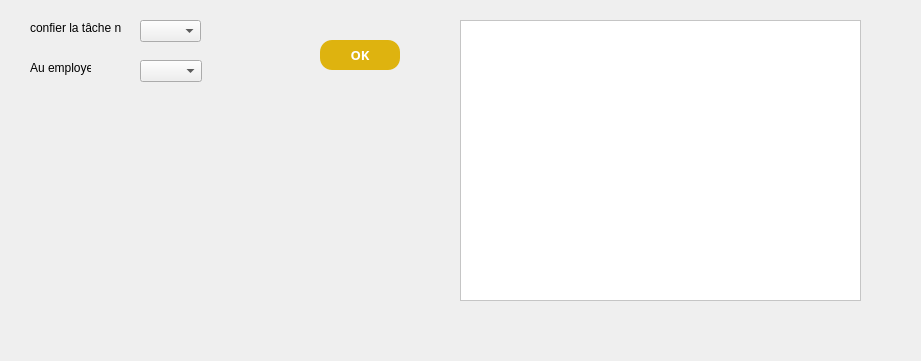
             <widget class="QWidget" name="page_22">
              <property name="geometry">
               <rect>
                <x>0</x>
                <y>0</y>
                <width>921</width>
                <height>361</height>
               </rect>
              </property>
              <attribute name="label">
               <string>affectation et suivie des taches par employe</string>
              </attribute>
              <widget class="QLabel" name="label_250">
               <property name="geometry">
                <rect>
                 <x>30</x>
                 <y>20</y>
                 <width>91</width>
                 <height>16</height>
                </rect>
               </property>
               <property name="text">
                <string>confier la tâche n°</string>
               </property>
              </widget>
              <widget class="QComboBox" name="comboBox_19">
               <property name="geometry">
                <rect>
                 <x>140</x>
                 <y>20</y>
                 <width>61</width>
                 <height>22</height>
                </rect>
               </property>
              </widget>
              <widget class="QLabel" name="label_251">
               <property name="geometry">
                <rect>
                 <x>30</x>
                 <y>60</y>
                 <width>61</width>
                 <height>16</height>
                </rect>
               </property>
               <property name="text">
                <string>Au employe n°</string>
               </property>
              </widget>
              <widget class="QComboBox" name="comboBox_20">
               <property name="geometry">
                <rect>
                 <x>140</x>
                 <y>60</y>
                 <width>62</width>
                 <height>22</height>
                </rect>
               </property>
              </widget>
              <widget class="QTableView" name="tableView_21">
               <property name="geometry">
                <rect>
                 <x>460</x>
                 <y>20</y>
                 <width>401</width>
                 <height>281</height>
                </rect>
               </property>
               <property name="styleSheet">
                <string notr="true">color:black;
background-color:white;</string>
               </property>
              </widget>
              <widget class="QPushButton" name="pushButton_157">
               <property name="geometry">
                <rect>
                 <x>320</x>
                 <y>40</y>
                 <width>80</width>
                 <height>30</height>
                </rect>
               </property>
               <property name="minimumSize">
                <size>
                 <width>80</width>
                 <height>30</height>
                </size>
               </property>
               <property name="maximumSize">
                <size>
                 <width>80</width>
                 <height>30</height>
                </size>
               </property>
               <property name="font">
                <font>
                 <family>Segoe UI Black</family>
                 <pointsize>10</pointsize>
                 <weight>75</weight>
                 <bold>true</bold>
                </font>
               </property>
               <property name="styleSheet">
                <string notr="true">background-color: #deb30f;
color:white;
border-radius: 12px;</string>
               </property>
               <property name="text">
                <string>OK</string>
               </property>
              </widget>
             </widget>
